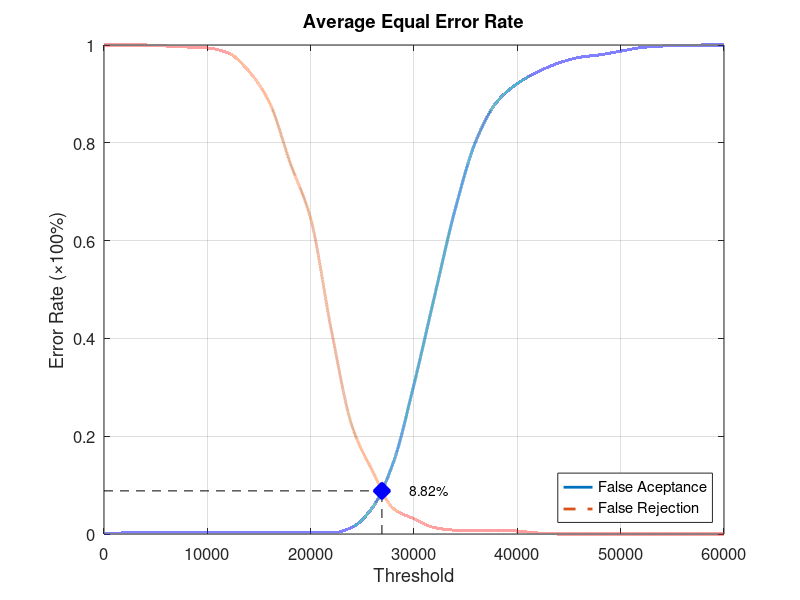
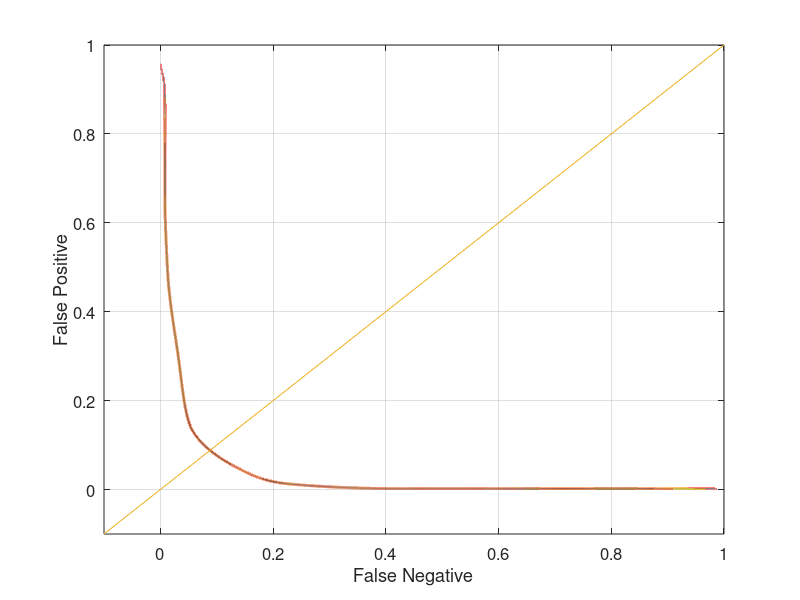

The MATLAB script that drew these images, in order:
function yEER = Database3Average
close all;
clear;
clc;
x = 0:2000:60000;
xq = 0:0.5:60000;

y0 = [0 0.00210526 0.00210526 0.00210526 0.00210526 0.00210526 0.00210526 0.00210526 0.00210526 0.00210526 0.00210526 0.00210526 0.0136842 0.0547368 0.146316 0.306316 0.487368 0.665263 0.804211 0.883158 0.921053 0.945263 0.963158 0.974737 0.98 0.987368 0.994737 0.997895 0.998947 1 1];
yy0 = interp1(x, y0, xq, 'pchip');
y1 = [1 1 1 0.998 0.996 0.994 0.984 0.947 0.883 0.76 0.645 0.417 0.221 0.128 0.052 0.031 0.013 0.008 0.008 0.008 0.006 0.002 0 0 0 0 0 0 0 0 0];
yy1 = interp1(x, y1, xq, 'pchip');

% Calculating EER: 
y2 = abs(y0 - y1);
find(y2 == min(y2))
yy2 = abs(yy0 - yy1);
xEER = find(yy2 == min(yy2));
xEERIndex = xq(xEER) % X-axis EER
yEER = yy0(xEER) % Y-axis EER

main = figure
plot(xq, yy0,'-','LineWidth', 2);	hold on
plot(xq, yy1,'--','LineWidth', 2);	hold on
plot([xEERIndex xEERIndex], [0 yEER], 'k--');	hold on
plot([0 xEERIndex], [yEER yEER], 'k--');	hold on
plot(xEERIndex, yEER, 'bx', 'LineWidth', 10);	hold on
text(xEERIndex + 10 * xEERIndex / 100, yEER, [num2str(round((10000 * yEER)) / 100) '%'])
legend('False Aceptance', 'False Rejection', 'Location', 'SouthEast')
xlabel('Threshold')
ylabel('Error Rate (\times100%)')
title('Average Equal Error Rate')
set(gca, 'FontSize', 12)
axis([0 60000 0 1])
grid on

print(main, 'Database3AverageMain', '-dpng');
FNRxFPR = figure('Color', [1 1 1]);
plot(yy1, yy0, '-', yy1, yy0, 'LineWidth', 2);
hold on
y = -0.1:0.1:1
plot(y, y); 
set(gca, 'FontSize', 12)
xlabel('False Negative')
ylabel('False Positive')
axis([-0.1 1 -0.1 1])
set(gca, 'FontSize', 12)
grid on

print(FNRxFPR, 'Database3AverageFNRxFPR','-dpng');
end
